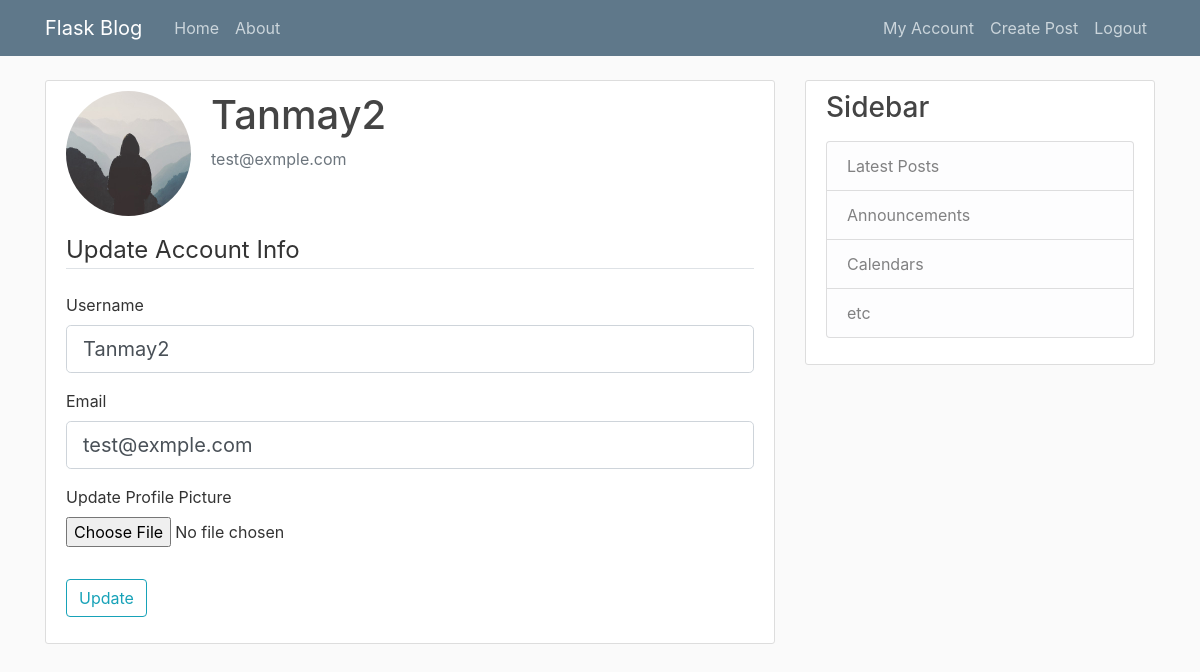
Page /account (signed in) on the earlier database version.
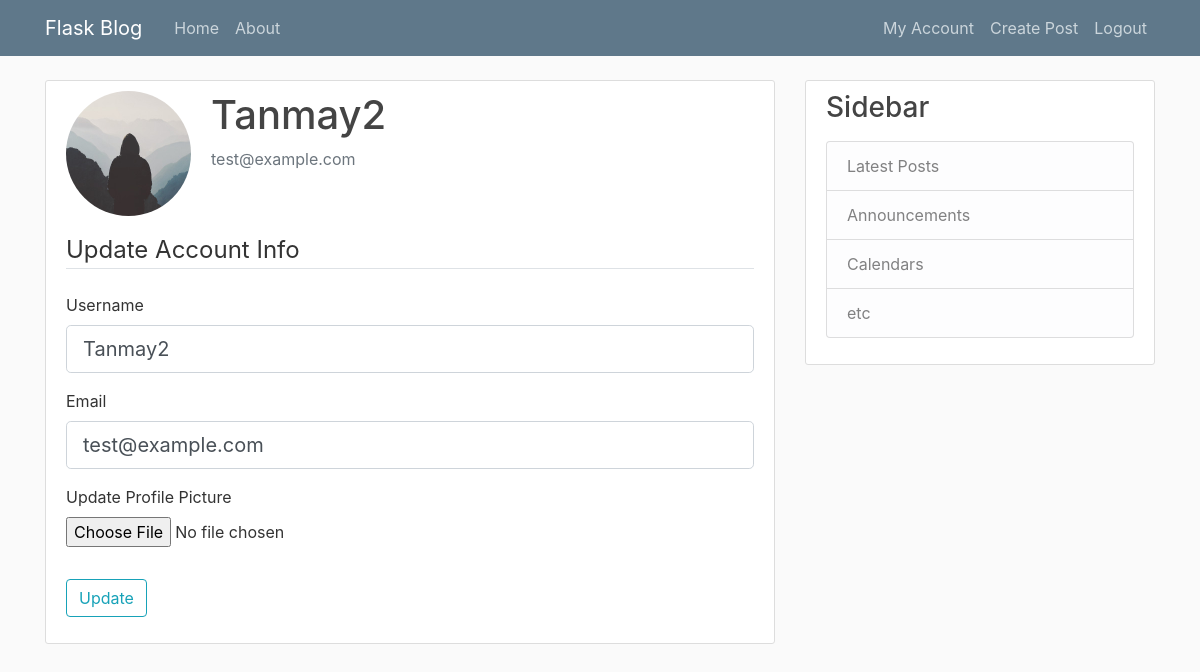
Same page on the later database version.
### system/models.py (models this page shows, shortened)
class User(db.Model, UserMixin):
    id = db.Column(db.Integer, primary_key=True)
    username = db.Column(db.String(20), unique=True, nullable=False)
    email = db.Column(db.String(120), unique=True, nullable=False)
    image_file = db.Column(db.String(20), nullable=False, default='default.jpg')
    password = db.Column(db.String(60), nullable=False)
    posts = db.relationship('Post', backref='author', lazy=True)

### system/users/routes.py (the view)
@users.route('/account', methods=['GET', 'POST'])
@login_required
def account():
    image_file = url_for('static', filename='profile_pics/' + current_user.image_file)
    form = forms.UpdateForm()
    if form.validate_on_submit():
        if form.picture.data:
            picture_file = save_picture(form.picture.data)
            current_user.image_file = picture_file
        current_user.username = form.username.data
        current_user.email = form.email.data
        db.session.commit()
        flash('Your account has been updated!', 'success')
        return redirect(url_for('users.account'))
    elif request.method == 'GET':
        form.username.data = current_user.username
        form.email.data = current_user.email
    return render_template('account.html', title="My Account", image_file=image_file, form=form)

### system/users/forms.py (shortened to what this page needs)
class UpdateForm(FlaskForm):
    username = StringField('Username',
                           validators=[DataRequired(), Length(min=2, max=20)])
    email = StringField('Email',
                        validators=[DataRequired(), Email()])
    picture = FileField('Update Profile Picture', validators=[FileAllowed(['jpg', 'png'])])
    submit = SubmitField('Update')

### system/models.py (called while the page is built)
@login_manager.user_loader
def load_user(user_id):
    return User.query.get(int(user_id))

### system/templates/account.html (shortened to what this page needs)
{% extends "base.html" %}
{% block content %}
<div class="content-section">
    <div class="media">
      <img class="rounded-circle account-img" src="{{ image_file }}">
      <div class="media-body">
        <h2 class="account-heading">{{ current_user.username }}</h2>
        <p class="text-secondary">{{ current_user.email }}</p>
      </div>
    </div>
      <form method="POST" action="" enctype="multipart/form-data">
          <fieldset class="form-group">
              <legend class="border-bottom mb-4">Update Account Info</legend>
              <div class="form-group">
                  {{ form.username.label(class="form-control-label") }}
                  {% if form.username.errors %}
                      {{ form.username(class="form-control form-control-lg is-invalid") }}
                      <div class="invalid-feedback">
                          {% for error in form.username.errors %}
                              <span>{{ error }}</span>
                          {% endfor %}
                      </div>
                  {% else %}
                      {{ form.username(class="form-control form-control-lg") }}
                  {% endif %}
              </div>
              <div class="form-group">
                  {{ form.email.label(class="form-control-label") }}
                  {% if form.email.errors %}
                      {{ form.email(class="form-control form-control-lg is-invalid") }}
                      <div class="invalid-feedback">
                          {% for error in form.email.errors %}
                              <span>{{ error }}</span>
                          {% endfor %}
                      </div>
                  {% else %}
                      {{ form.email(class="form-control form-control-lg") }}
                  {% endif %}
              </div>
              <div class="form-group">
                {{ form.picture.label() }}
                {{ form.picture(class="form-control-file") }}
            </div>
          </fieldset>
          <div class="form-group">
              {{ form.submit(class="btn btn-outline-info") }}
          </div>
      </form>
  </div>
{% endblock %}

### system/templates/base.html (shortened to what this page needs)
<!DOCTYPE html>
 <html class="no-js">
    <head>
        <link rel="stylesheet" href="https://stackpath.bootstrapcdn.com/bootstrap/4.4.1/css/bootstrap.min.css">
        <link rel="stylesheet" href="{{url_for("static", filename="main.css")}}">
    </head>
    <body>
        <header class="site-header">
            <nav class="navbar navbar-expand-md navbar-dark bg-steel fixed-top">
              <div class="container">
                <a class="navbar-brand mr-4" href="/">Flask Blog</a>
                <div class="collapse navbar-collapse" id="navbarToggle">
                  <div class="navbar-nav mr-auto">
                    <a class="nav-item nav-link" href="/">Home</a>
                    <a class="nav-item nav-link" href="{{ url_for('main.about') }}">About</a>
                  </div>
                  <div class="navbar-nav">
                    {% if not current_user.is_authenticated %}
                      <a class="nav-item nav-link" href="{{ url_for('users.login') }}">Login</a>
                      <a class="nav-item nav-link" href="{{ url_for('users.register') }}">Register</a>
                    {% else %}
                    <a class="nav-item nav-link" href="{{ url_for('users.account') }}">My Account</a>
                    <a class="nav-item nav-link" href="{{ url_for('posts.create_post') }}">Create Post</a>
                      <a class="nav-item nav-link" href="{{ url_for('users.logout') }}">Logout</a>
                    {% endif %}
                  </div>
                </div>
              </div>
            </nav>
          </header>
          <main role="main" class="container">
            <div class="row">
              <div class="col-md-8">
                {% block content %}{% endblock %}
              </div>
              <div class="col-md-4">
                <div class="content-section">
                  <h3>Sidebar</h3>
                  <p class='text-muted'>
                    <ul class="list-group">
                      <li class="list-group-item list-group-item-light">Latest Posts</li>
                      <li class="list-group-item list-group-item-light">Announcements</li>
                      <li class="list-group-item list-group-item-light">Calendars</li>
                      <li class="list-group-item list-group-item-light">etc</li>
                    </ul>
                  </p>
                </div>
              </div>
            </div>
          </main>
    </body>
</html>

### system/static/main.css (style rules this page uses)
body { background: #fafafa; color: #333333; margin-top: 5rem; }
h1, h2, h3, h4, h5, h6 { color: #444444; }
.bg-steel { background-color: #5f788a; }
.site-header .navbar-nav .nav-link { color: #cbd5db; }
.content-section { background: #ffffff; padding: 10px 20px; border: 1px solid #dddddd; border-radius: 3px; margin-bottom: 20px; }
.account-img { height: 125px; width: 125px; margin-right: 20px; margin-bottom: 16px; }
.account-heading { font-size: 2.5rem; }

Differences in the rows shown:
changed User "Tanmay2": email "test@exmple.com" → "test@example.com"
